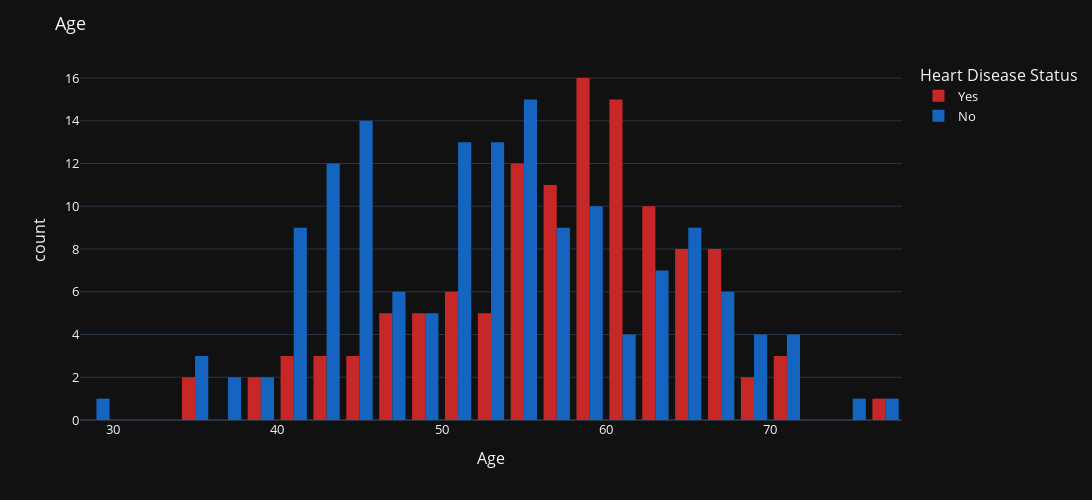

Source (notebook cell):
### Markdown cell above
Age is a major risk factor for heart disease due to the narrowing and decreased flexibility of arteries. Other risk factors such as high blood pressure, high cholesterol, and diabetes are also more common in older adults.

### Code cell
histplot("Age", width=1200, text_auto=False)

### Figure 1 — Plotly figure (JSON) as saved in the notebook; plotly's stock layout.template omitted (floating-point values rounded to 4 significant figures; data arrays with more than 128 entries replaced by an {"elided": "..."} marker saying what was removed)
{"data": [{"alignmentgroup": "True", "bingroup": "x", "hovertemplate": "Heart Disease=1<br>Age=%{x}<br>count=%{y}<extra></extra>", "legendgroup": "1", "marker": {"color": "#C62828", "pattern": {"shape": ""}}, "name": "Yes", "nbinsx": 40, "offsetgroup": "1", "orientation": "v", "showlegend": true, "type": "histogram", "x": [70, 57, 56, 59, 60, 63, 61, 46, 53, 67, 58, 57, 59, 50, 48, 61, 59, 40, 59, 49, 44, 66, 65, 42, 61, 54.42, 62, 51, 57, 58, 47, 61, 45, 58, 35, 58, 50, 61, 54, 54, 52, 47, 58, 67, 57, 63, 48, 60, 59, 55, 60, 46, 56, 56, 49, 54, 57, 62, 60, 63, 66, 64, 56, 64, 50, 54, 53, 52, 40, 58, 55, 66, 38, 62, 58, 65, 69, 67, 62, 51, 46, 67, 56, 41, 56, 70, 70, 35, 77, 58, 60, 51, 55, 64, 59, 58, 54, 65, 63, 54.42, 43, 61, 39, 52, 62, 43, 68, 62, 60, 65, 60, 60, 54, 44, 55, 64, 60, 58, 48, 67], "xaxis": "x", "yaxis": "y"}, {"alignmentgroup": "True", "bingroup": "x", "hovertemplate": "Heart Disease=0<br>Age=%{x}<br>count=%{y}<extra></extra>", "legendgroup": "0", "marker": {"color": "#1565C0", "pattern": {"shape": ""}}, "name": "No", "nbinsx": 40, "offsetgroup": "0", "orientation": "v", "showlegend": true, "type": "histogram", "x": {"elided": "150 float values"}, "xaxis": "x", "yaxis": "y"}], "layout": {"barmode": "group", "font": {"size": 13}, "height": 500, "legend": {"title": {"text": "Heart Disease Status"}, "tracegroupgap": 0}, "margin": {"t": 60}, "title": {"text": "Age"}, "width": 1200, "xaxis": {"anchor": "y", "domain": [0, 1], "title": {"text": "Age"}}, "yaxis": {"anchor": "x", "domain": [0, 1], "title": {"text": "count"}}}}
